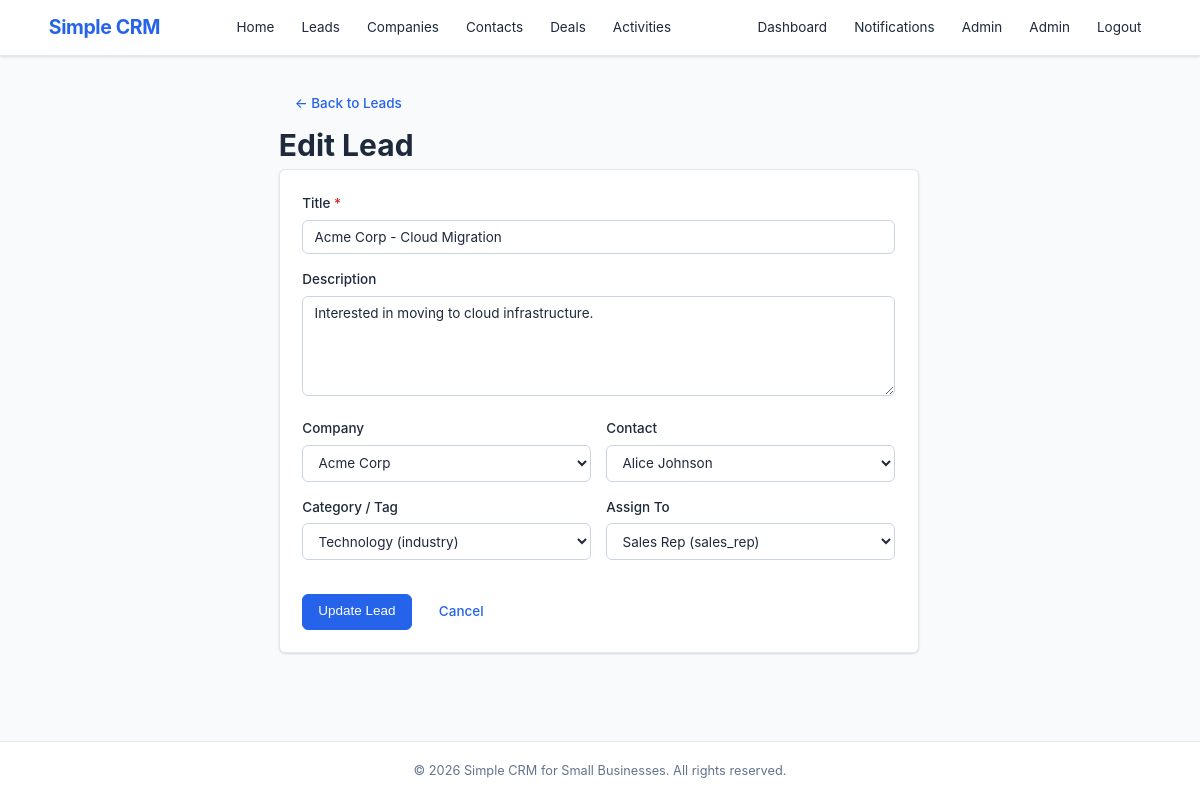
The page /public/lead_form.php?id=1 (signed in) on the database its author committed.
### tables this page shows
CREATE TABLE IF NOT EXISTS `users` (
    `id`         INT AUTO_INCREMENT PRIMARY KEY,
    `first_name` VARCHAR(50)  NOT NULL,
    `last_name`  VARCHAR(50)  NOT NULL,
    `email`      VARCHAR(100) NOT NULL UNIQUE,
    `password`   VARCHAR(255) NOT NULL,
    `role`       ENUM('visitor','user','sales_rep','sales_manager','admin') NOT NULL DEFAULT 'user',
    `is_active`  TINYINT(1)   NOT NULL DEFAULT 1,
    `created_at` DATETIME     NOT NULL DEFAULT CURRENT_TIMESTAMP,
    `updated_at` DATETIME     NOT NULL DEFAULT CURRENT_TIMESTAMP ON UPDATE CURRENT_TIMESTAMP
);

CREATE TABLE IF NOT EXISTS `leads` (
    `id`          INT AUTO_INCREMENT PRIMARY KEY,
    `title`       VARCHAR(200) NOT NULL,
    `description` TEXT         DEFAULT NULL,
    `status`      ENUM('new','contacted','qualified','won','lost') NOT NULL DEFAULT 'new',
    `company_id`  INT          DEFAULT NULL,
    `contact_id`  INT          DEFAULT NULL,
    `assigned_to` INT          DEFAULT NULL,
    `category_id` INT          DEFAULT NULL,
    `created_by`  INT          DEFAULT NULL,
    `created_at`  DATETIME     NOT NULL DEFAULT CURRENT_TIMESTAMP,
    `updated_at`  DATETIME     NOT NULL DEFAULT CURRENT_TIMESTAMP ON UPDATE CURRENT_TIMESTAMP,
    FOREIGN KEY (`company_id`)  REFERENCES `companies`(`id`)  ON DELETE SET NULL,
    FOREIGN KEY (`contact_id`)  REFERENCES `contacts`(`id`)   ON DELETE SET NULL,
    FOREIGN KEY (`assigned_to`) REFERENCES `users`(`id`)      ON DELETE SET NULL,
    FOREIGN KEY (`category_id`) REFERENCES `categories`(`id`) ON DELETE SET NULL,
    FOREIGN KEY (`created_by`)  REFERENCES `users`(`id`)      ON DELETE SET NULL
);

CREATE TABLE IF NOT EXISTS `companies` (
    `id`         INT AUTO_INCREMENT PRIMARY KEY,
    `name`       VARCHAR(150) NOT NULL,
    `industry`   VARCHAR(100) DEFAULT NULL,
    `website`    VARCHAR(255) DEFAULT NULL,
    `address`    TEXT         DEFAULT NULL,
    `created_by` INT          DEFAULT NULL,
    `created_at` DATETIME     NOT NULL DEFAULT CURRENT_TIMESTAMP,
    FOREIGN KEY (`created_by`) REFERENCES `users`(`id`) ON DELETE SET NULL
);

CREATE TABLE IF NOT EXISTS `contacts` (
    `id`         INT AUTO_INCREMENT PRIMARY KEY,
    `company_id` INT          DEFAULT NULL,
    `first_name` VARCHAR(50)  NOT NULL,
    `last_name`  VARCHAR(50)  NOT NULL,
    `email`      VARCHAR(100) DEFAULT NULL,
    `phone`      VARCHAR(30)  DEFAULT NULL,
    `created_by` INT          DEFAULT NULL,
    `created_at` DATETIME     NOT NULL DEFAULT CURRENT_TIMESTAMP,
    FOREIGN KEY (`company_id`) REFERENCES `companies`(`id`) ON DELETE SET NULL,
    FOREIGN KEY (`created_by`) REFERENCES `users`(`id`)     ON DELETE SET NULL
);

CREATE TABLE IF NOT EXISTS `categories` (
    `id`         INT AUTO_INCREMENT PRIMARY KEY,
    `name`       VARCHAR(100) NOT NULL,
    `type`       VARCHAR(50)  NOT NULL DEFAULT 'industry',
    `created_at` DATETIME     NOT NULL DEFAULT CURRENT_TIMESTAMP
);

### includes/auth.php (called while the page is built, shortened)
<?php
function isLoggedIn(): bool
{
    return isset($_SESSION['user_id']);
}
function currentUser(): ?array
{
    return [
        'id'         => $_SESSION['user_id'],
        'first_name' => $_SESSION['user_first_name'] ?? '',
        'last_name'  => $_SESSION['user_last_name']  ?? '',
        'email'      => $_SESSION['user_email']       ?? '',
        'role'       => $_SESSION['user_role']        ?? 'user',
    ];
}
function currentRole(): string
{
    return $_SESSION['user_role'] ?? 'visitor';
}
function hasMinRole(string $minRole): bool
{
    $hierarchy = [
        'visitor'       => 0,
        'user'          => 1,
        'sales_rep'     => 2,
        'sales_manager' => 3,
        'admin'         => 4,
    ];
    $userLevel = $hierarchy[currentRole()] ?? 0;
    $minLevel  = $hierarchy[$minRole]      ?? 0;
    return $userLevel >= $minLevel;
}

### includes/permissions.php (called while the page is built, shortened)
<?php
require_once __DIR__ . '/auth.php';
function canAssignLead(): bool
{
    return isLoggedIn() && hasMinRole('sales_manager');
}
function canAccessAdmin(): bool
{
    return isLoggedIn() && hasMinRole('admin');
}

### models/User.php (called while the page is built, shortened)
<?php
function getAssignableUsers(): array
{
    $db = getDB();
    return $db->query(
        "SELECT id, first_name, last_name, role
         FROM users
         WHERE role IN ('sales_rep','sales_manager','admin') AND is_active = 1
         ORDER BY first_name ASC"
    )->fetchAll();
}

### models/Lead.php (called while the page is built, shortened)
<?php
function getLeadById(int $id): ?array
{
    $db = getDB();
    $stmt = $db->prepare(
        'SELECT l.*,
                CONCAT(u1.first_name, " ", u1.last_name) AS creator_name,
                CONCAT(u2.first_name, " ", u2.last_name) AS assignee_name,
                c.name AS company_name,
                CONCAT(ct.first_name, " ", ct.last_name) AS contact_name,
                cat.name AS category_name
         FROM leads l
         LEFT JOIN users u1      ON l.created_by  = u1.id
         LEFT JOIN users u2      ON l.assigned_to = u2.id
         LEFT JOIN companies c   ON l.company_id  = c.id
         LEFT JOIN contacts ct   ON l.contact_id  = ct.id
         LEFT JOIN categories cat ON l.category_id = cat.id
         WHERE l.id = :id'
    );
    $stmt->execute([':id' => $id]);
    return $stmt->fetch() ?: null;
}

### includes/helpers.php (called while the page is built, shortened)
<?php
function e(mixed $value): string
{
    return htmlspecialchars((string) $value, ENT_QUOTES, 'UTF-8');
}

### models/Company.php (called while the page is built, shortened)
<?php
function getAllCompanies(): array
{
    $db = getDB();
    return $db->query('SELECT id, name FROM companies ORDER BY name ASC')->fetchAll();
}

### models/Contact.php (called while the page is built, shortened)
<?php
function getAllContacts(): array
{
    $db = getDB();
    return $db->query('SELECT id, first_name, last_name FROM contacts ORDER BY last_name ASC')->fetchAll();
}

### models/Category.php (called while the page is built, shortened)
<?php
function listCategories(string $type = ''): array
{
    $db = getDB();
    if ($type) {
        $stmt = $db->prepare('SELECT * FROM categories WHERE type = :type ORDER BY name ASC');
        $stmt->execute([':type' => $type]);
    } else {
        $stmt = $db->query('SELECT * FROM categories ORDER BY type ASC, name ASC');
    }
    return $stmt->fetchAll();
}

### public/lead_form.php (the view, shortened to what this page needs)
<?php
require_once __DIR__ . '/../includes/auth.php';
require_once __DIR__ . '/../includes/helpers.php';
require_once __DIR__ . '/../includes/permissions.php';
require_once __DIR__ . '/../models/Lead.php';
require_once __DIR__ . '/../models/Company.php';
require_once __DIR__ . '/../models/Contact.php';
require_once __DIR__ . '/../models/Category.php';
require_once __DIR__ . '/../models/User.php';
$id     = (int) ($_GET['id'] ?? 0);
$isEdit = $id > 0;
$lead   = null;
if ($isEdit) {
    $lead = getLeadById($id);
} else {
    if (!canCreateLead()) {
        setFlash('danger', 'You do not have permission to create leads.');
        redirect('leads.php');
    }
}
$title       = $lead['title'] ?? '';
$description = $lead['description'] ?? '';
$companyId   = $lead['company_id'] ?? '';
$contactId   = $lead['contact_id'] ?? '';
$assignedTo  = $lead['assigned_to'] ?? '';
$categoryId  = $lead['category_id'] ?? '';
$companies  = getAllCompanies();
$contacts   = getAllContacts();
$categories = listCategories();
$assignable = getAssignableUsers();
require_once __DIR__ . '/../includes/header.php';
?>
<div class="container container-sm">
    <a href="leads.php" class="btn btn-ghost">&larr; Back to Leads</a>
    <h1><?= $isEdit ? 'Edit Lead' : 'Create New Lead' ?></h1>
    <form method="POST" class="form-card">
        <div class="form-group">
            <label for="title">Title <span class="required">*</span></label>
            <input type="text" id="title" name="title" value="<?= e($title) ?>" required maxlength="200">
        </div>
        <div class="form-group">
            <label for="description">Description</label>
            <textarea id="description" name="description" rows="4"><?= e($description) ?></textarea>
        </div>
        <div class="form-row">
            <div class="form-group">
                <label for="company_id">Company</label>
                <select id="company_id" name="company_id">
                    <?php foreach ($companies as $co): ?>
                        <option value="<?= $co['id'] ?>" <?= $companyId == $co['id'] ? 'selected' : '' ?>><?= e($co['name']) ?></option>
                    <?php endforeach; ?>
                </select>
            </div>
            <div class="form-group">
                <label for="contact_id">Contact</label>
                <select id="contact_id" name="contact_id">
                    <?php foreach ($contacts as $ct): ?>
                        <option value="<?= $ct['id'] ?>" <?= $contactId == $ct['id'] ? 'selected' : '' ?>><?= e($ct['first_name'] . ' ' . $ct['last_name']) ?></option>
                    <?php endforeach; ?>
                </select>
            </div>
        </div>
        <div class="form-row">
            <div class="form-group">
                <label for="category_id">Category / Tag</label>
                <select id="category_id" name="category_id">
                    <?php foreach ($categories as $cat): ?>
                        <option value="<?= $cat['id'] ?>" <?= $categoryId == $cat['id'] ? 'selected' : '' ?>><?= e($cat['name']) ?> (<?= e($cat['type']) ?>)</option>
                    <?php endforeach; ?>
                </select>
            </div>
            <?php if (canAssignLead()): ?>
            <div class="form-group">
                <label for="assigned_to">Assign To</label>
                <select id="assigned_to" name="assigned_to">
                    <?php foreach ($assignable as $u): ?>
                        <option value="<?= $u['id'] ?>" <?= $assignedTo == $u['id'] ? 'selected' : '' ?>>
                            <?= e($u['first_name'] . ' ' . $u['last_name']) ?> (<?= e($u['role']) ?>)
                        </option>
                    <?php endforeach; ?>
                </select>
            </div>
            <?php endif; ?>
        </div>
        <div class="form-actions">
            <button type="submit" class="btn btn-primary"><?= $isEdit ? 'Update Lead' : 'Create Lead' ?></button>
            <a href="leads.php" class="btn btn-ghost">Cancel</a>
        </div>
    </form>
</div>
<?php require_once __DIR__ . '/../includes/footer.php'; ?>

### includes/header.php (shortened to what this page needs)
<?php
require_once __DIR__ . '/auth.php';
require_once __DIR__ . '/permissions.php';
$user = currentUser();
?>
<!DOCTYPE html>
<html lang="en">
<head>
    <link rel="stylesheet" href="css/style.css">
</head>
<body>
<header class="site-header">
    <div class="container header-inner">
        <a href="index.php" class="logo">Simple CRM</a>
        <nav class="main-nav">
            <a href="index.php">Home</a>
            <a href="leads.php">Leads</a>
            <?php if (isLoggedIn()): ?>
                <a href="companies.php">Companies</a>
                <a href="contacts.php">Contacts</a>
                <a href="deals.php">Deals</a>
                <a href="activities.php">Activities</a>
            <?php endif; ?>
        </nav>
        <nav class="user-nav">
            <?php if (isLoggedIn()): ?>
                <a href="dashboard.php">Dashboard</a>
                <a href="notifications.php" class="notif-link">
                    Notifications
                </a>
                <?php if (canAccessAdmin()): ?>
                    <a href="admin/users.php">Admin</a>
                <?php endif; ?>
                <a href="profile.php"><?= htmlspecialchars($user['first_name']) ?></a>
                <a href="logout.php">Logout</a>
            <?php else: ?>
                <a href="login.php">Login</a>
                <a href="signup.php">Sign Up</a>
            <?php endif; ?>
        </nav>
    </div>
</header>
<main class="site-main">

### public/css/style.css (style rules this page uses)
*, *::before, *::after { box-sizing: border-box; margin: 0; padding: 0; }
:root { --color-primary: #2563eb; --color-primary-dark: #1d4ed8; --color-success: #16a34a; --color-warning: #d97706; --color-danger: #dc2626; --color-info: #0891b2; --color-bg: #f8fafc; --color-white: #ffffff; --color-text: #1e293b; --color-text-light: #64748b; --color-border: #e2e8f0; --color-border-dark: #cbd5e1; --radius: 6px; --shadow: 0 1px 3px rgba(0,0,0,0.08), 0 1px 2px rgba(0,0,0,0.06); --shadow-md: 0 4px 6px rgba(0,0,0,0.07), 0 2px 4px rgba(0,0,0,0.06); --font-sans: -apple-system, BlinkMacSystemFont, 'Segoe UI', Roboto, Oxygen, Ubuntu, sans-serif; --font-mono: 'SF Mono', SFMono-Regular, Consolas, 'Liberation Mono', Menlo, monospace; }
html { font-size: 15px; line-height: 1.6; }
body { font-family: var(--font-sans); color: var(--color-text); background: var(--color-bg); min-height: 100vh; display: flex; flex-direction: column; }
a { color: var(--color-primary); text-decoration: none; }
.container { max-width: 1140px; margin: 0 auto; padding: 0 1.25rem; }
.site-main { flex: 1; padding: 2rem 0; }
.site-header { background: var(--color-white); border-bottom: 1px solid var(--color-border); box-shadow: var(--shadow); position: sticky; top: 0; z-index: 100; }
.header-inner { display: flex; align-items: center; justify-content: space-between; padding: 0.75rem 1.25rem; gap: 1rem; flex-wrap: wrap; }
.logo { font-size: 1.3rem; font-weight: 700; color: var(--color-primary); letter-spacing: -0.02em; }
.main-nav, .user-nav { display: flex; align-items: center; gap: 0.5rem; }
.main-nav a, .user-nav a { padding: 0.35rem 0.65rem; border-radius: var(--radius); font-size: 0.9rem; color: var(--color-text); transition: background 0.15s, color 0.15s; }
.notif-link { position: relative; }
.btn { display: inline-block; padding: 0.5rem 1rem; font-size: 0.9rem; font-weight: 500; border-radius: var(--radius); border: 1px solid var(--color-border-dark); background: var(--color-white); color: var(--color-text); cursor: pointer; transition: all 0.15s; text-align: center; line-height: 1.4; }
.btn-primary { background: var(--color-primary); color: var(--color-white); border-color: var(--color-primary); }
.form-card { background: var(--color-white); border: 1px solid var(--color-border); border-radius: var(--radius); padding: 1.5rem; box-shadow: var(--shadow); max-width: 640px; }
.form-group { margin-bottom: 1rem; }
.form-group label { display: block; margin-bottom: 0.35rem; font-weight: 500; font-size: 0.9rem; color: var(--color-text); }
.form-group input, .form-group select, .form-group textarea { width: 100%; padding: 0.55rem 0.75rem; font-size: 0.9rem; border: 1px solid var(--color-border-dark); border-radius: var(--radius); background: var(--color-white); color: var(--color-text); transition: border-color 0.15s, box-shadow 0.15s; font-family: var(--font-sans); }
.form-group textarea { min-height: 100px; resize: vertical; }
.form-actions { display: flex; gap: 0.75rem; margin-top: 1.25rem; }
.btn-ghost { background: transparent; border-color: transparent; color: var(--color-primary); }
.container-sm { max-width: 680px; }
.form-row { display: grid; grid-template-columns: 1fr 1fr; gap: 1rem; }
.required { color: var(--color-danger); }

### rows shown on the page
users: first_name "Admin"
leads: title "Acme Corp - Cloud Migration", description "Interested in moving to cloud infrastructure.", company_id "Acme Corp", contact_id "Alice Johnson", category_id "Technology (industry)", assigned_to "Sales Rep (sales_rep)"
